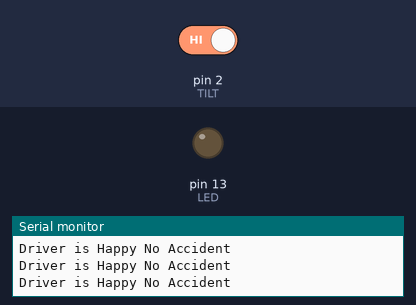
This sketch was run on a simulated Arduino Uno, built with avr-gcc and run on an emulated ATmega328P. Shown: output pins drawn as LEDs (lit = HIGH), the last lines printed to the serial monitor. Inputs (shaded band) come from the test bench; at power-on: pin 2 (TILT) HIGH.

Above: at 1.6 s.
1.7 s: pin 2 (TILT) driven LOW
At 2.3 s:
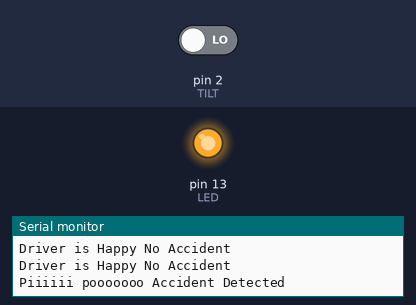
3.5 s: pin 2 (TILT) driven HIGH
At 4.7 s:
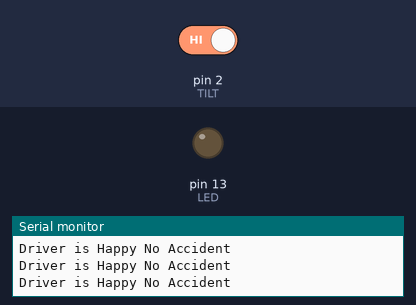
Timing chart, 0 to 6.5 s (numbered marks = the images above; inputs shaded):
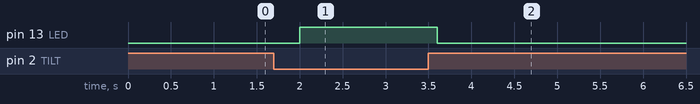

Measured:
- after the input at 1.7 s, pin 13 (LED): LOW → HIGH after 0.30 s
- after the input at 3.5 s, pin 13 (LED): HIGH → LOW after 0.10 s

The sketch:

Vibrator.ino
```cpp
#define TILT 2
#define LED 13

void setup() {
  Serial.begin(9600);
  Serial.println("Vibrator Sensor Robo");

  pinMode(TILT, INPUT);
  pinMode(LED, OUTPUT);
}

void loop() {

  int vibrat_sensed = digitalRead(TILT);

  if(vibrat_sensed == LOW){
      digitalWrite(LED, HIGH);
      Serial.println("Piiiiii pooooooo Accident Detected");

    } else {
              digitalWrite(LED,LOW);
              Serial.println("Driver is Happy No Accident");

      }

    delay(400);


}
```
